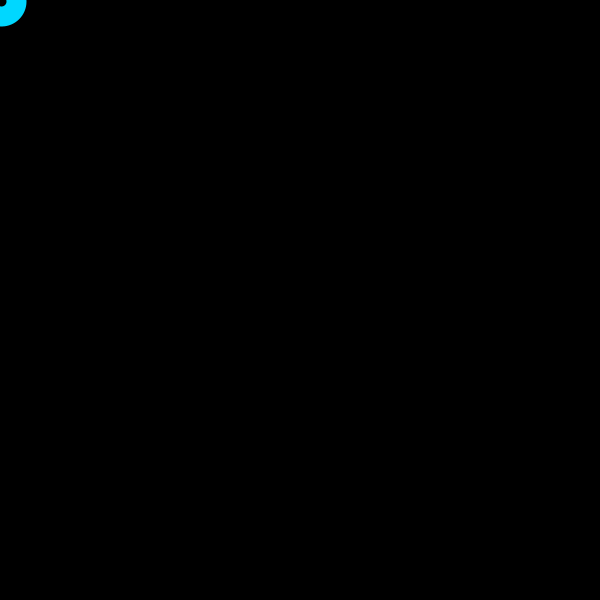
Frame 1 (no input)
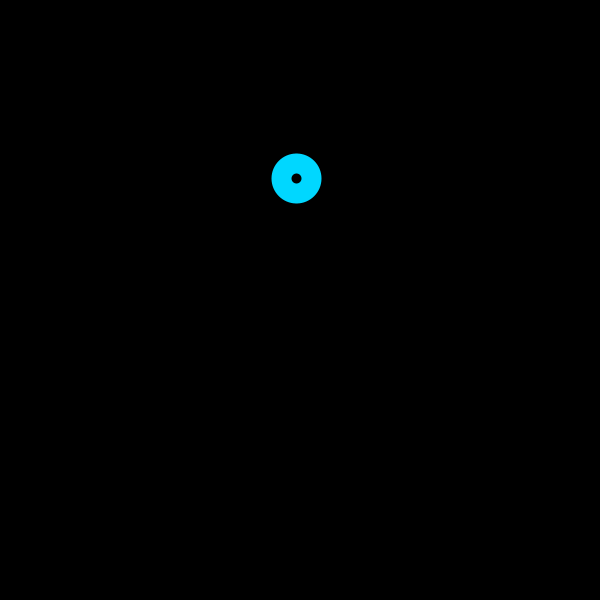
Frame 60 (the mouse pressed at the canvas centre just before this capture)
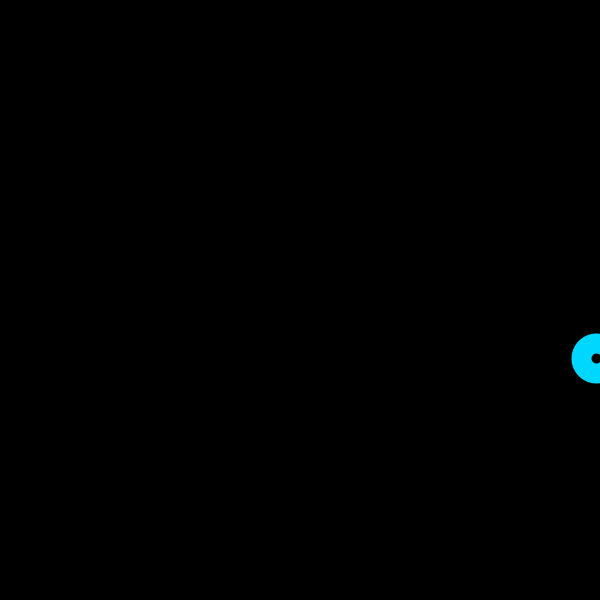
Frame 120 (the mouse held since frame 60 and released just before this capture)

The Processing sketch that drew these frames (run headless with seeded random() and noise(); from frame 60 on, the mouse is pressed at the canvas centre):

// Processing sketch: processing_90700
// ── processing_90700.pde

/*
Jeffrey Pangilinan
It's Alive!!!
make a circle that "breathes" using variables and for loops.
*/


int xPos = 1;
int yPos = 1;
int xCount = 5;
int yCount = 2;



void setup(){
 frameRate(50000);
  size(600,600);
  smooth();
  
}  


void draw(){
    background(0);
    noFill();
    stroke(0,215,255);
    strokeWeight (20);
    ellipse(xPos,yPos,30,30);
    xPos = xPos + xCount;  //index x position by 1
    if(xPos >+ 600 || xPos <=0){
      xCount = -xCount;   //reverse when you hit the far edge
    }
     yPos = yPos + round(yCount*1.4);  //index x position by 1
    if(yPos >+ 600 || yPos <=0){
      yCount = -yCount;   //reverse when you hit the far edge  
    }
}
